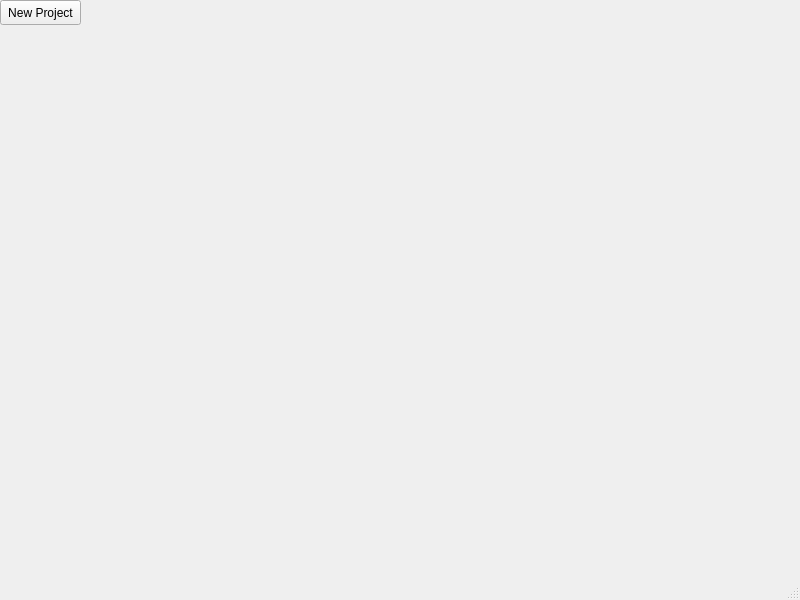
<?xml version="1.0" encoding="UTF-8"?>
<ui version="4.0">
 <class>MainWindow</class>
 <widget class="QMainWindow" name="MainWindow">
  <property name="geometry">
   <rect>
    <x>0</x>
    <y>0</y>
    <width>800</width>
    <height>600</height>
   </rect>
  </property>
  <property name="windowTitle">
   <string>ShaderV</string>
  </property>
  <widget class="QWidget" name="centralwidget">
   <widget class="QPushButton" name="pushButton">
    <property name="geometry">
     <rect>
      <x>0</x>
      <y>0</y>
      <width>81</width>
      <height>25</height>
     </rect>
    </property>
    <property name="text">
     <string>New Project</string>
    </property>
   </widget>
  </widget>
  <widget class="QStatusBar" name="statusbar"/>
 </widget>
 <resources/>
 <connections/>
</ui>
